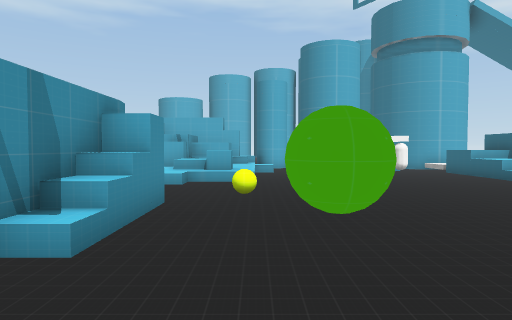
View 1 (above)

24 first-person views from a walk through a Unity game level. The camera is 1.2 m above the floor, tilts 2° down and sees 75° across. The floor is counted in squares, 2 m on a side. Each view is taken from the middle of a square. On the plan, view 1 faces up. The plan holds only what a view shows up to about 10 squares ahead; the rest is blank. The place goes on beyond the plan. Some surface patterns are stand-ins.

View 2
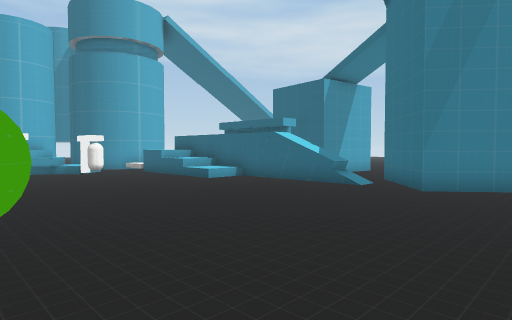

View 3
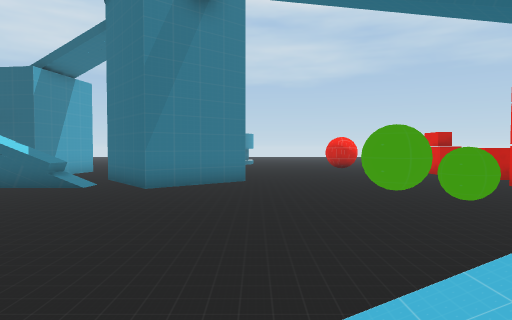

View 4
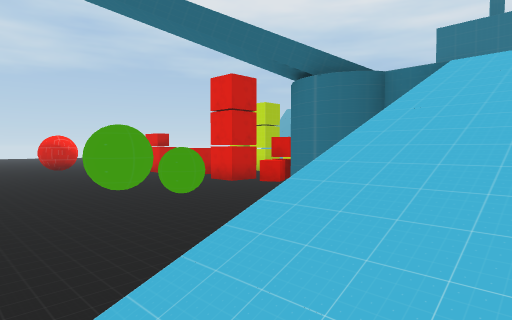

View 5
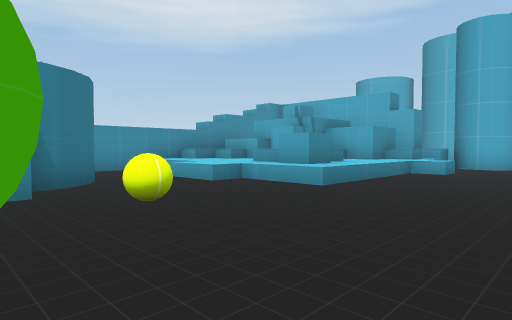

View 6
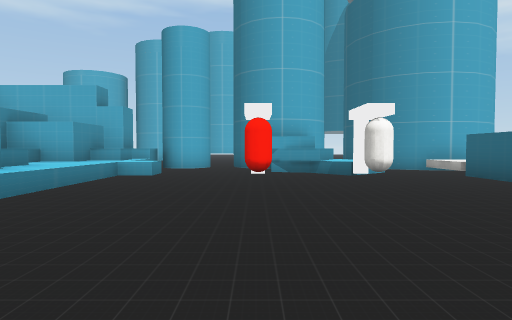

View 7
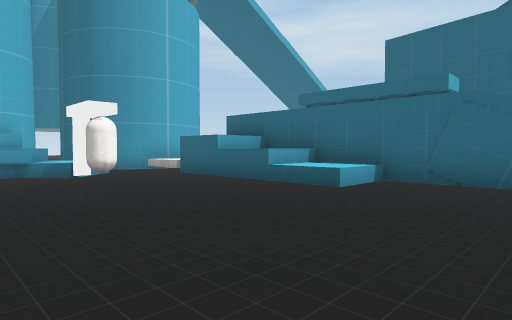

View 8
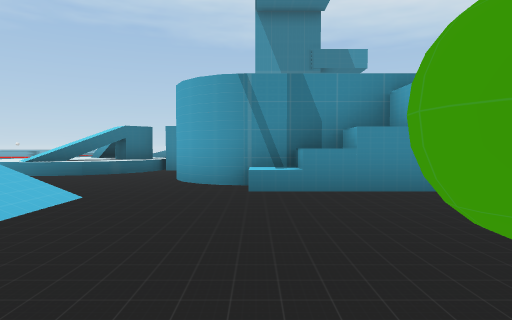

View 9
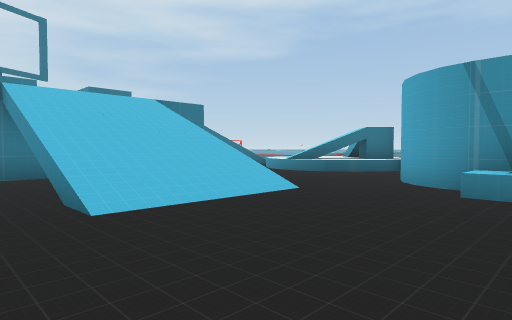

View 10
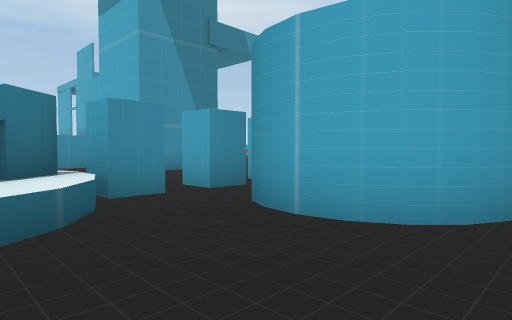

View 11
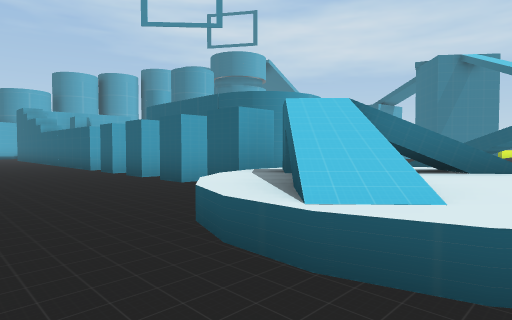

View 12
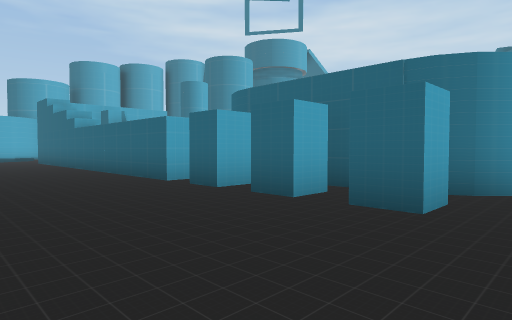

View 13
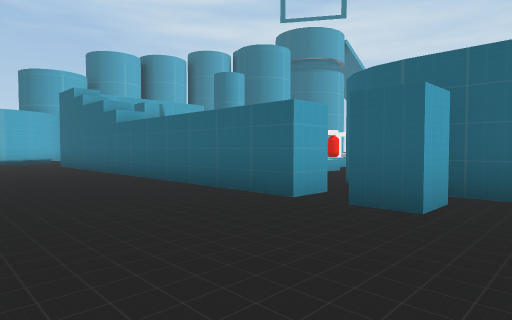

View 14
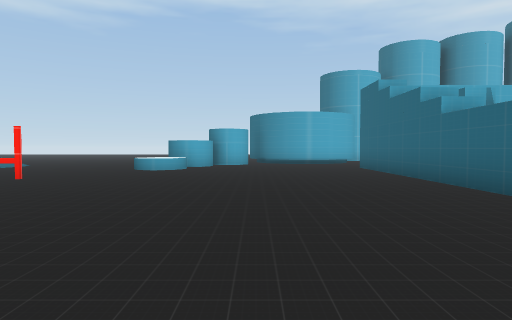

View 15
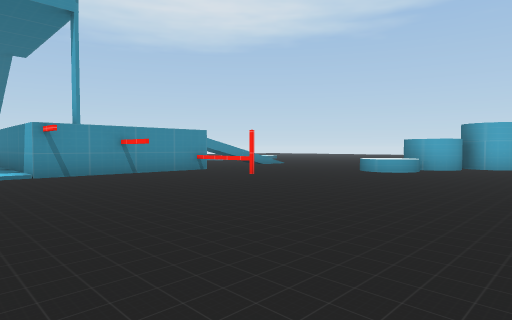

View 16
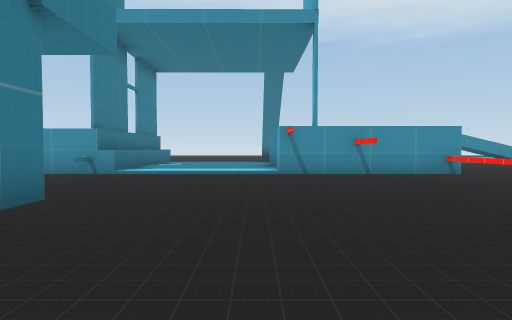

View 17
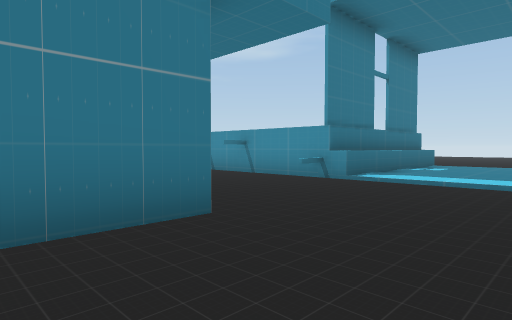

View 18
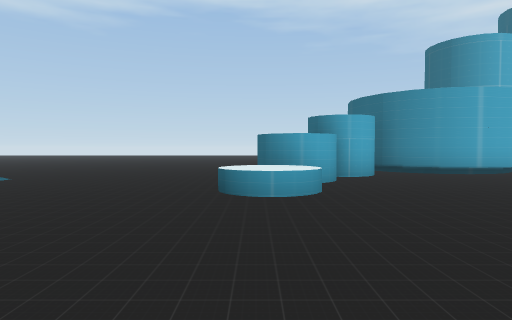

View 19
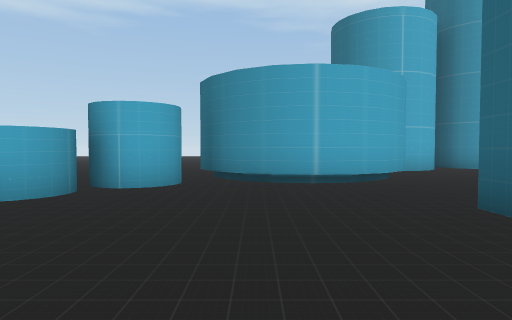

View 20
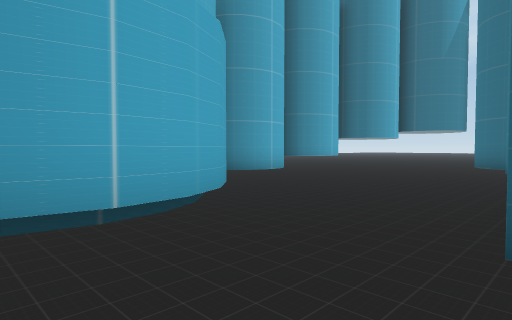

View 21
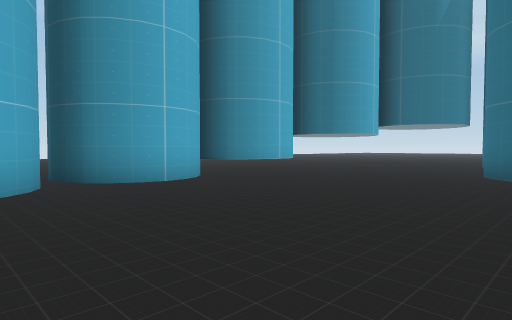

View 22
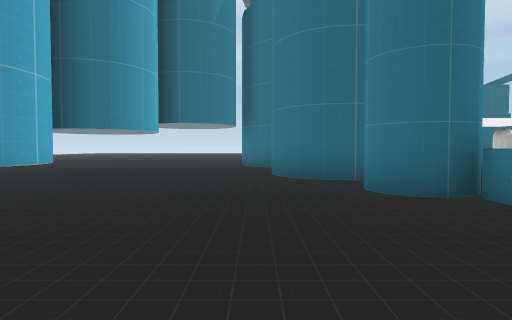

View 23
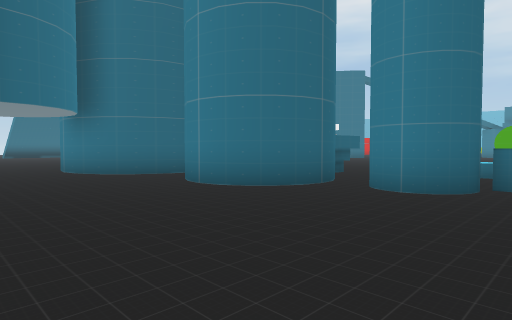

View 24
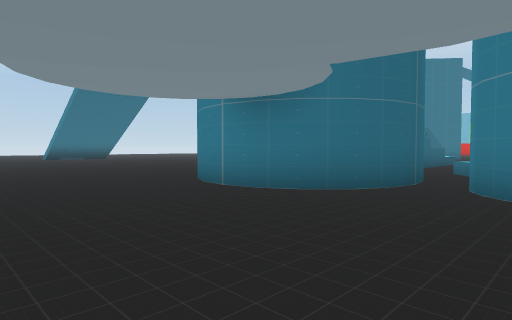

### Floor plan
Key: @ floor where view 1 was taken; # wall or solid block; x gap in a wall; . main floor; : floor 0.25 m higher than the main floor; + floor 2.25 m higher than the main floor; / step, stairs or slope; = window, fence, low wall or low ledge; ^ raised ledge; v drop or lower ground; B ball; C cube; P pillar; O other object.
Columns run from 22 left of view 1 to 15 right of it. Each row starts with its distance up from view 1.
 23                  #####.##......
 22            ..    #...................
 21   ........ .O    .....................
 20   ..........OO  O.....................
 19    ...... .#.OOO.............OOO.....
 18     ..... ##.............###OO   ...
 17     /....##...........##.###O
 16      ....^^.....#    #^#.##..O
 15    ./....^......#    ^^..##^..OO
 14    ./...........#  ^##^....^^.^
 13     //..........#  ^^^^..O.x..#
 12      /==........#^ # ^^..O.O..##
 11      +..........#^^^^^^.......^#
 10      +#.........#^^^^^^.......^#
  9      #..........#  ^^.........^#
  8    ::/..........#..............#
  7  ::::/..........#.OO..B........#.
  6 /::::/...........O OO..........#.
  5 /::::/...OOO....PO  O..BB......^..
  4  #xx##=..O O....PO  O..B.........#
  3      /..  OO.....O  O..........###
  2      /#    O....POOO............##
  1      +.    O....P................#
  0             ...OO^...#@//.........
 -1             ..O##O...v///..........
 -2             ..OOOO.  #/// .........
 -3             ..^^ ^     .. ....BB...
 -4                        ###^..B.B.
 -5                             .....
 -6                             C...
 -7                              O.C.C

Where each view was taken, in squares from view 1:
view 1: 0 up, 0 right, facing up
view 2: 0 up, 1 right, facing up-right
view 3: 0 up, 1 right, facing right
view 4: 0 up, 1 right, facing down-right
view 5: 5 up, 3 right, facing up-left
view 6: 6 up, 3 right, facing up
view 7: 6 up, 3 right, facing up-right
view 8: 3 up, 3 right, facing left
view 9: 4 up, 3 right, facing down-left
view 10: 1 down, 2 left, facing up-left
view 11: 3 down, 10 left, facing up-right
view 12: 1 up, 10 left, facing up-right
view 13: 4 up, 10 left, facing up-right
view 14: 6 up, 10 left, facing up
view 15: 7 up, 9 left, facing up-left
view 16: 8 up, 9 left, facing left
view 17: 8 up, 11 left, facing down-left
view 18: 11 up, 13 left, facing up
view 19: 13 up, 9 left, facing up
view 20: 16 up, 9 left, facing up-right
view 21: 17 up, 5 left, facing up-right
view 22: 19 up, 4 left, facing right
view 23: 22 up, 1 left, facing down-right
view 24: 23 up, 4 right, facing down-right
